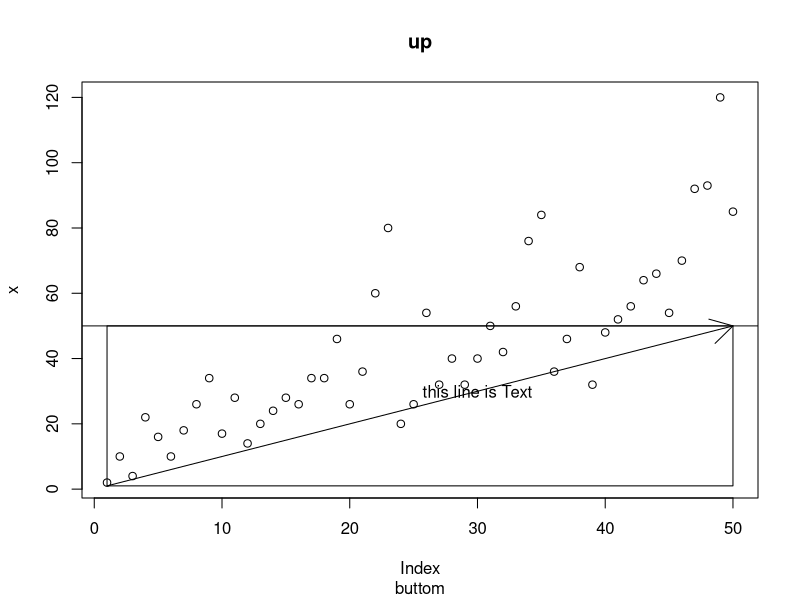

Generate this figure with R: (Note: this script raises an error after producing the figure.)
# 산점도 그래프 plot
x <- cars$dist
plot(x)
# abline(선), rect(사각형), arrows(화살표), text(글자), title(제목)
abline(h=50)  
rect(1,1,50,50)
arrows(1,1,50,50)
text(30,30,"this line is Text")
title("up","buttom")

# R에서 기본적으로 제공되는 그래픽 함수
test.1 <- c("A","A","B","B","AB","AB","AB","O","O","B","B","B")
analysis_test.1 <- table(test.1)
analysis_test.1
test.2 <- c(1,10,2)
test.3 <- matrix(1:4,nrow=2)
test.4 <- cars[,1]$speed
  # 막대그래프 barplot(data,options) 
  ## col(막대 색), legend(범례), names(막대의 라벨), width(각 막대의 너비), main(타이틀)
  ## space(각 막대 사이의 간격), beside(TRUE를 지정하면 각각 값마다 막대를 그림), horiz(수평 막대그래프)
  
  #수직 막대그래프
  barplot(analysis_test.1, main= "blood type") 
  #수평 막대그래프
  barplot(test.2,horiz =T) 
  #각각의 값마다 그래프 생성
  barplot(test.3,beside=T,names=c(1,2),col=c("skyblue","pink"))
  
  # 원그래프 pie(data, options)
    ## col (각 원의 색), labels(각 파이의 이름), radius(전체 파이의 크기) 
    ## clockwise(회전방향, F면 반시계), init.angle(시작 지점 각도)
  pie(analysis_test.1, main="boold type")
  pie(test.2,radius=1)
  pie(test.2,radius=1,init.angle=90)
  pie(test.2, radius = 1,init.angle=90, col=rainbow(length(test.2)),label=c("p1","p2","p3"))
  
  # 히스토그램 hist(data, option)
    ## xlab(x축 레이블), ylab(y축 레이블), border (막대 테두리 색)
    ## col(막대 색), breaks(막대 개수 조절)
  hist(analysis_test.1, main="boold type")
  hist(test.4,main="Speed",xlab="Speed",ylab="preq",border="red",col="skyblue",breaks=8)
  
  # 상자그림 boxplot(data, option)
    ## col(박스 내부 색깔), names(각 막대의 이름 지정), width(박스의 폭)
    ## notch(T일 경우 상자의 허리부분을 가늘게 표시), horizontal(T일 경우 상자를 수평으로 그림)
 test.5 <- c(10,20,30,40,50)
 boxplot(test.5)

 x<- c(27,30,32,40)
 y<- c(10,20,30,40)
 z<- c(40,45,48,54)
 aGraph <- boxplot(x,y,z,col=c("red","blue","yellow"),names=c("pary1","part2","part3"))
 bGraph <- boxplot(x,y,z,col=c("red","blue","yellow"),names=c("pary1","part2","part3"),notch=T,horizontal=T)

#그래프의 배열화
# 그래프를 매번 새로운 창에 그리지 않고, 한 장에 그릴 수 있도록 배열화  함
  ## par() 그래픽 파라미터 지정, par(mfrow=c(x,y)) 그래프를 x개의 행, y개의 열로 배열
  colnames(iris)
  par(mfrow=c(1,2))
  plot(iris$Sepal.Length)
  plot(iris$Petal.Length)